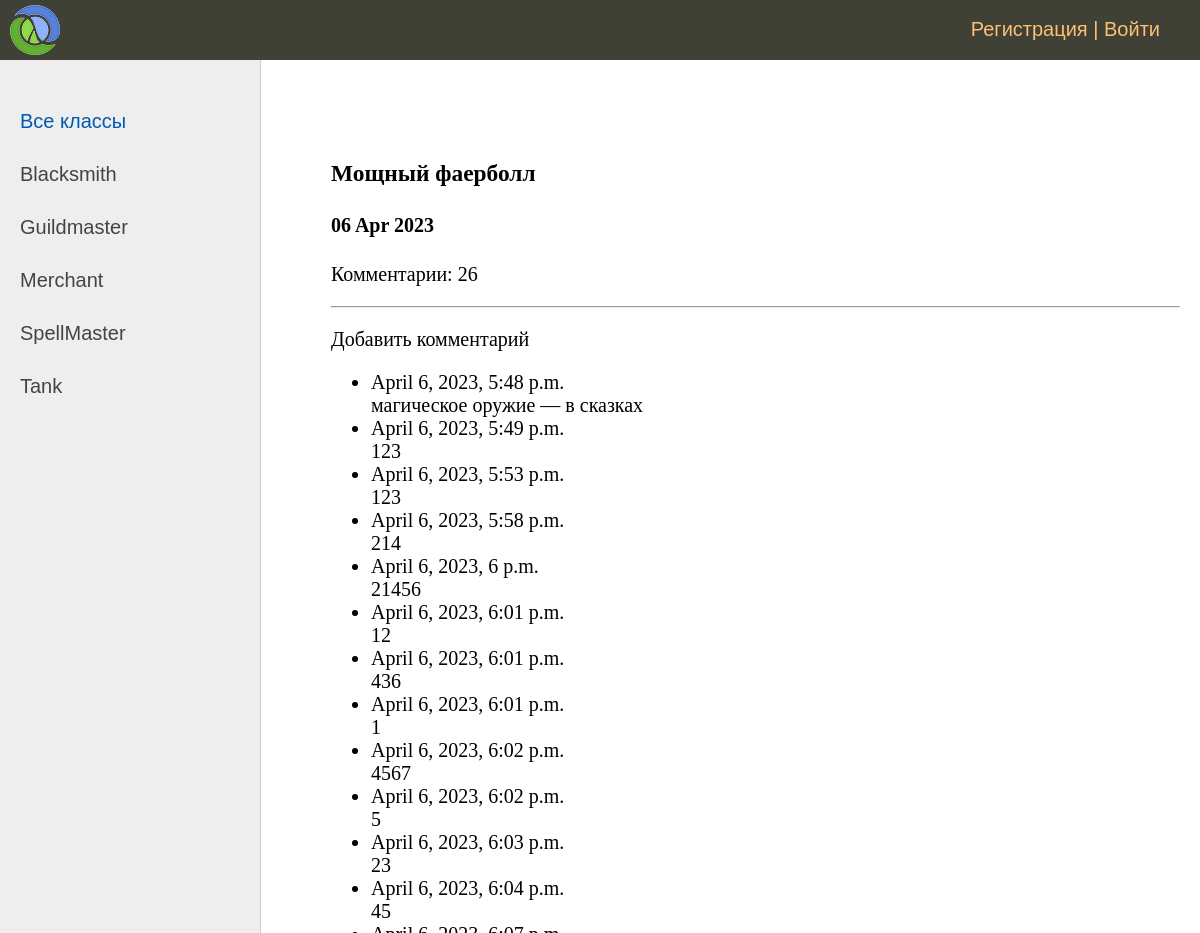
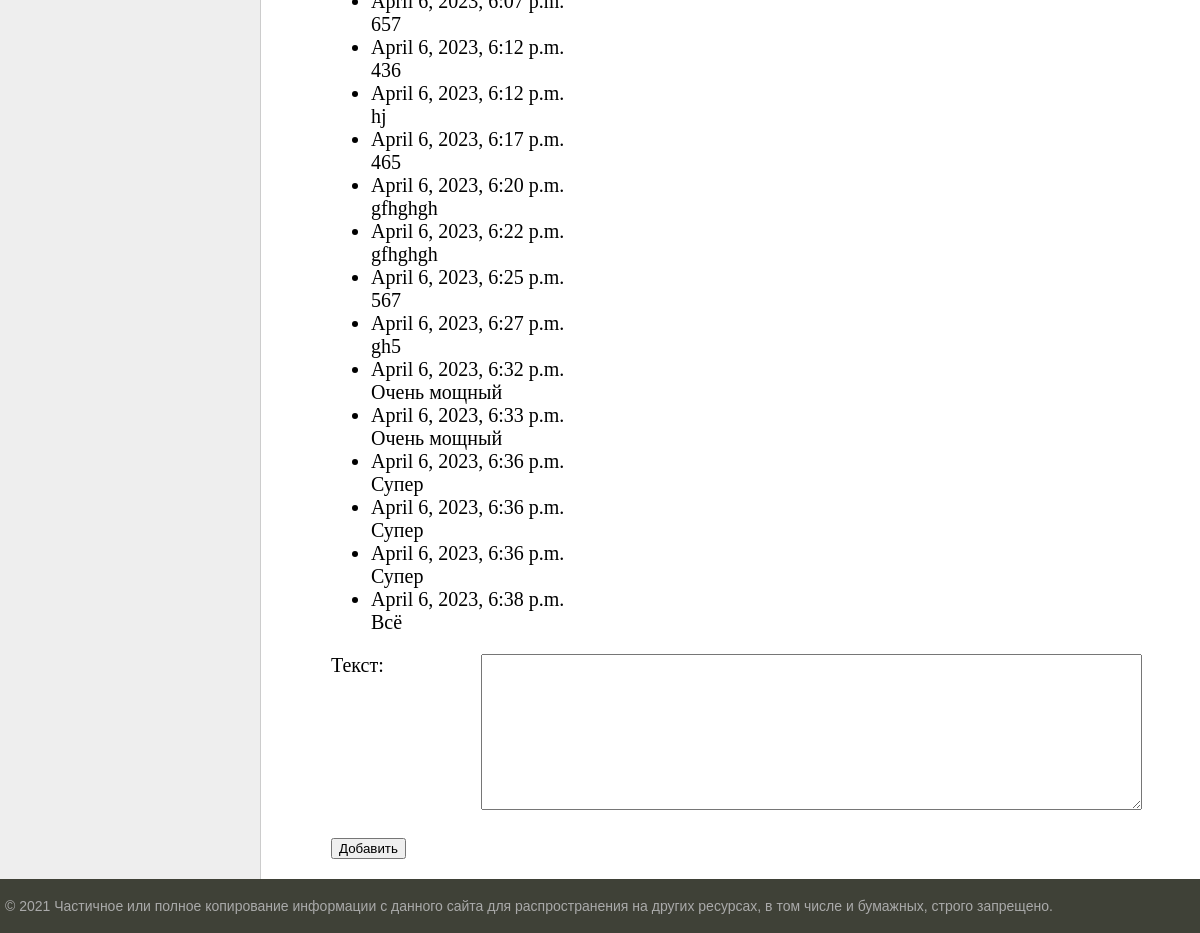
The app's page /post/fireball/ with its own data (2 pictures, top to bottom).
### ads/models.py (models this page shows, shortened)
class Category(models.Model):
    name = models.CharField(max_length=255, choices=POSITION)
    slug = models.SlugField(max_length=255, unique=True, verbose_name="URL")
    def get_absolute_url(self):
        return reverse('category', kwargs={'category_slug': self.slug})

class Post(models.Model):
    user = models.ForeignKey(User, on_delete=models.CASCADE)
    slug = models.SlugField(max_length=255, unique=True, verbose_name="URL")
    created = models.DateTimeField(auto_now_add=True)
    category = models.ForeignKey(Category, on_delete=models.CASCADE)
    article = models.CharField(max_length=255)
    post_text = HTMLField(blank=True, default="")

class Comment(models.Model):
    post = models.ForeignKey(Post, on_delete=models.CASCADE, related_name='comments_post')
    user = models.ForeignKey(User, on_delete=models.CASCADE)
    text = models.CharField(max_length=255)
    time_in = models.DateTimeField(auto_now_add=True)

### ads/views.py (the view, shortened to what this page needs)
# urls.py: path('post/<slug:post_slug>/', PostDetail.as_view(), name='post'),
class PostDetail(DataMixin, DetailView, FormMixin):
    model = Post
    template_name = 'post.html'
    slug_url_kwarg = 'post_slug'
    context_object_name = 'post'
    form_class = CommentForm
    def get_context_data(self, **kwargs):
        context = super().get_context_data(**kwargs)
        c_def = self.get_user_context(title=f"{context['post'].article}")
        return dict(list(context.items()) + list(c_def.items()))
    def post(self, request, *args, **kwargs):
        form = self.get_form()
        if form.is_valid():
            messages.success(request, 'Комментарий добавлен.')
            return self.form_valid(form)
        else:
            return self.form_invalid(form)

### ads/forms.py
class CommentForm(forms.ModelForm):
    text = forms.CharField(max_length=255, label='Текст', widget=Textarea(attrs={"cols": 80, "rows": 10}))
    class Meta:
        model = Comment
        fields = [
           'text',
        ]

### ads/utils.py (called while the page is built)
        def get_user_context(self, **kwargs):
                context = kwargs
                categories = Category.objects.annotate(Count('post'))
                user_menu = menu.copy()
                if not self.request.user.is_authenticated:
                        user_menu.pop(0)
                context['menu'] = user_menu
                context['categories'] = categories
                if 'cat_selected' not in context:
                        context['cat_selected'] = 0
                return context

### templates/post.html (shortened to what this page needs)
{% extends "base.html" %}
{% block content %}
<h3>{{ post.article }}</h3>
<h4>{{ post.created|date:'d M Y' }}</h4>
<p>Комментарии: {{ post.comments_post.all.count }}</p>
<hr>
<p>Добавить комментарий</p>
<ul>
{% for c in post.comments_post.all %}
<li>
{{ c.time_in }}<br>
    {{ c.text }}
</li>
{% endfor %}
</ul>
<form action="#" method="post" enctype="multipart/form-data">
{% for f in form %}
<p><label class="form-label" for="{{ f.id_for_label }}">{{f.label}}: </label>{{ f }}</p>
{% endfor %}
        <button type="submit">Добавить</button>
</form>
{% endblock content %}

### templates/base.html (shortened to what this page needs)
{% load static %}
{% load custom_tags %}
<!DOCTYPE html>
<html>
<head>
	<link type="text/css" href="{% static 'css/styles.css' %}" rel="stylesheet" />
</head>
<body>
<table class="table-page" border=0 cellpadding="0" cellspacing="0">
<tr><td valign=top>
{% block mainmenu %}
		<div class="header">
			<ul id="mainmenu" class="mainmenu">
			<li class="logo"><a href="{% url 'post_list' %}"><div class="logo"></div></a></li>
				{% if request.user.is_authenticated %}
				<li class="last"> {{user.username}} | <a href="{% url 'logout' %}">Выйти</a></li>
				{% else %}
				<li class="last"><a href="{% url 'register' %}">Регистрация</a> | <a href="{% url 'login' %}">Войти</a></li>
				{% endif %}
			</ul>
		</div>
{% endblock mainmenu %}
<table class="table-content" border=0 cellpadding="0" cellspacing="0">
<tr>
	<td valign="top" class="left-chapters">
	<ul id="leftchapters">
{% if cat_selected == 0 %}
		<li class="selected">Все классы</li>
{% else %}
		<li><a href="{% url 'post_list' %}">Все классы</a></li>
{% endif %}
{% for c in categories %}
{% if c.post__count > 0  %}
	{% if c.pk == cat_selected %}
		<li class="selected">{{c.name}}</li>
	{% else %}
		<li><a href="{{c.get_absolute_url}}">{{c.name}}</a></li>
	{% endif %}
{% endif %}
{% endfor %}
	</ul>
</td>
<td valign="top" class="content">
	<div class="content-text">
{% block content %}
{% endblock %}
	</div>
</td></tr></table>
</td></tr>
<tr><td valign=top>
	<div id="footer">
		<p>&copy; 2021 Частичное или полное копирование информации с данного сайта для распространения на других ресурсах, в том числе и бумажных, строго запрещено.</p>
	</div>
</td></tr></table>
</body>
</html>

### static/css/styles.css (style rules this page uses)
html, body { font-family: 'Arial'; margin: 0; padding: 0; height: 100%; width: 100%; color: #444; }
a { color: #0059b2; text-decoration: none; }
.table-page { width: 100%; height: 100%; vertical-align: top; }
.table-page tr { height: 100%; }
.header { background: #3F4137; height: 60px; }
.logo { background: url('../images/logo.png') no-repeat 10px 5px; width: 70px; height: 60px; }
ul.mainmenu { list-style: none; margin: 0; padding: 0; height: 60px; color: #fdc073; font-size: 20px; overflow: hidden; }
ul.mainmenu li { float: left; margin: 18px 40px 0 30px; }
ul.mainmenu li.logo { margin: 0; }
ul.mainmenu li.last { float: right; }
ul.mainmenu li a { color: #fdc073; text-decoration: none; }
.table-content { width: 100%; min-height: 100%; height: 100%; }
.left-chapters { margin: 0; background: #eee; border-right: 1px solid #ccc; min-height: 100%; }
.left-chapters ul { width: 230px; min-height: 100%; margin: 0; padding: 20px 10px 10px 20px; list-style: none; font-size: 20px; }
.left-chapters ul li { margin: 30px 0 0 0; color: #999; }
.left-chapters ul li.selected { color: #0059b2; }
.left-chapters ul li a { color: #444; text-decoration: none; }
.content { padding: 40px 20px 20px 40px; width: 100%; box-sizing: border-box; }
.content-text { margin: 60px 0 0 30px; color: #000; font-size: 20px; font-family: Yandex Sans Display Light; }
#footer { box-sizing: border-box; background: #3F4137; padding: 5px; color: #aaa; font-size: 14px; font-family: Verdana, Geneva, Arial, Helvetica; text-align: left; overflow: hidden; }
.form-label { display: inline-block; min-width: 150px; vertical-align: top; }

### records on screen
Category: name "Blacksmith"
Category: name "Guildmaster"
Category: name "Merchant"
Category: name "SpellMaster"
Category: name "Tank"
Post: article "Мощный фаерболл", created "06 Apr 2023", comments_post.all.count "26"
Comment: time_in "April 6, 2023, 5:48 p.m.", text "магическое оружие — в сказках"
Comment: time_in "April 6, 2023, 5:49 p.m.", text "123"
Comment: time_in "April 6, 2023, 5:53 p.m.", text "123"
Comment: time_in "April 6, 2023, 5:58 p.m.", text "214"
Comment: time_in "April 6, 2023, 6 p.m.", text "21456"
Comment: time_in "April 6, 2023, 6:01 p.m.", text "12"
Comment: time_in "April 6, 2023, 6:01 p.m.", text "436"
Comment: time_in "April 6, 2023, 6:01 p.m.", text "1"
Comment: time_in "April 6, 2023, 6:02 p.m.", text "4567"
Comment: time_in "April 6, 2023, 6:02 p.m.", text "5"
Comment: time_in "April 6, 2023, 6:03 p.m.", text "23"
Comment: time_in "April 6, 2023, 6:04 p.m.", text "45"
Comment: time_in "April 6, 2023, 6:07 p.m.", text "657"
Comment: time_in "April 6, 2023, 6:12 p.m.", text "436"
Comment: time_in "April 6, 2023, 6:12 p.m.", text "hj"
Comment: time_in "April 6, 2023, 6:17 p.m.", text "465"
Comment: time_in "April 6, 2023, 6:20 p.m.", text "gfhghgh"
Comment: time_in "April 6, 2023, 6:22 p.m.", text "gfhghgh"
Comment: time_in "April 6, 2023, 6:25 p.m.", text "567"
Comment: time_in "April 6, 2023, 6:27 p.m.", text "gh5"
Comment: time_in "April 6, 2023, 6:32 p.m.", text "Очень мощный"
Comment: time_in "April 6, 2023, 6:33 p.m.", text "Очень мощный"
Comment: time_in "April 6, 2023, 6:36 p.m.", text "Супер"
Comment: time_in "April 6, 2023, 6:36 p.m.", text "Супер"
Comment: time_in "April 6, 2023, 6:36 p.m.", text "Супер"
Comment: time_in "April 6, 2023, 6:38 p.m.", text "Всё"

### other values on screen
{{ f.label }} "Текст"
